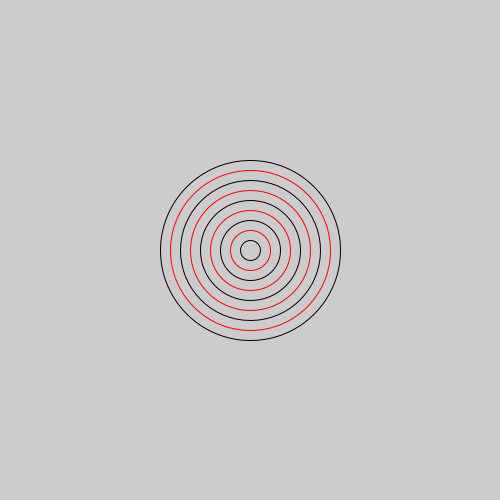
Frame 1 (no input)
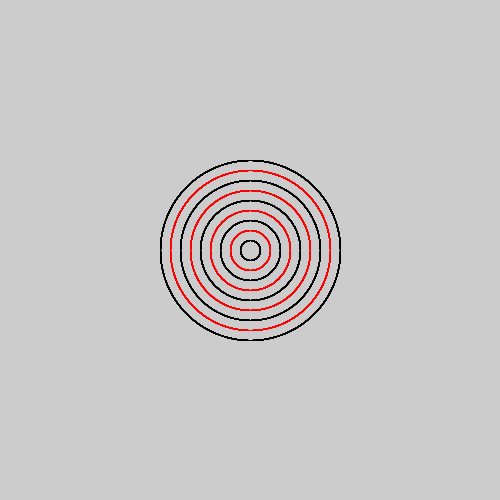
Frame 60 (the mouse pressed at the canvas centre just before this capture)
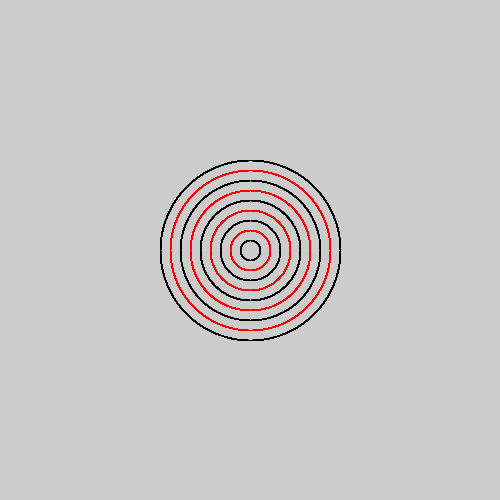
Frame 120 (the mouse held since frame 60 and released just before this capture)

The Processing sketch that drew these frames (run headless with seeded random() and noise(); from frame 60 on, the mouse is pressed at the canvas centre):

// Processing sketch: jeffffff
// ── jeffffff.pde
void setup() {
  noFill();
  size(500, 500);
}
void draw() {
  for (int i=0; i<10; i++) {
    if (i%2==0) {
      stroke(255,0,0);
    } else {
      stroke(0,0,0);
    }
    ellipse(250, 250, i*20, i*20);
  }
    
    
    
  }
